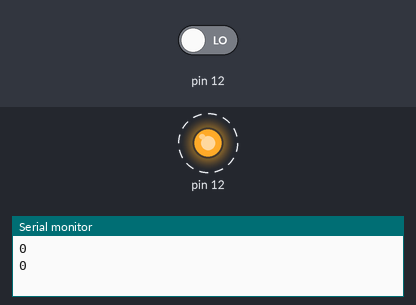
A sketch run on a simulated Arduino Uno, built with avr-gcc and run on an emulated ATmega328P. On the bench: output pins drawn as LEDs (lit = HIGH), the last lines printed to the serial monitor. Dashed ring = blinking. The inputs (shaded band) are chosen by the test bench; at power-on: pin 12 LOW.

Above: at 4.8 s.
4.9 s: pin 12 driven HIGH
At 5.7 s:
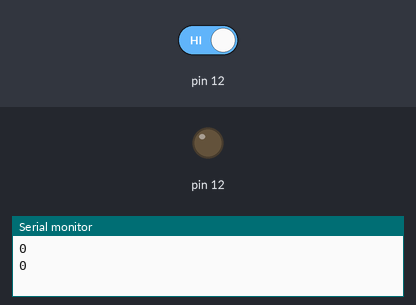
7.6 s: pin 12 driven LOW
At 8.4 s:
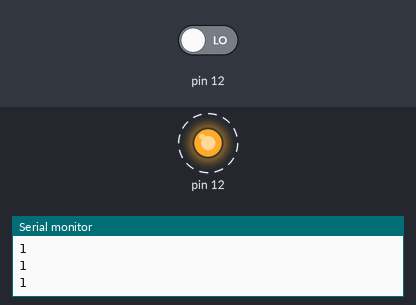
Timing chart, 0 to 19.6 s (numbered marks = the images above; inputs shaded):
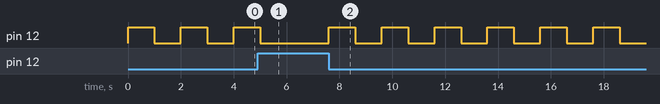

Measured:
- after the input at 4.9 s, pin 12: goes on until 5.0 s, then stays LOW
- after the input at 7.6 s, pin 12: alternates HIGH for 1.0 s and LOW for 1.0 s, starting at once
- by itself, pin 12: alternates HIGH for 1.0 s and LOW for 1.0 s

The sketch:

activator_weightX.ino
```cpp
void setup() {
  // put your setup code here, to run once:
  pinMode(12,INPUT);
  Serial.begin(9600);
}

void loop() {
  // put your main code here, to run repeatedly:
  int t = digitalRead(12);
  if(t==0){
    pinMode(12,OUTPUT);
    digitalWrite(12,HIGH);
    delay(1000);
    digitalWrite(12,LOW);
    delay(1000);
    pinMode(12,INPUT);
  }
  Serial.println(t);

}
```
